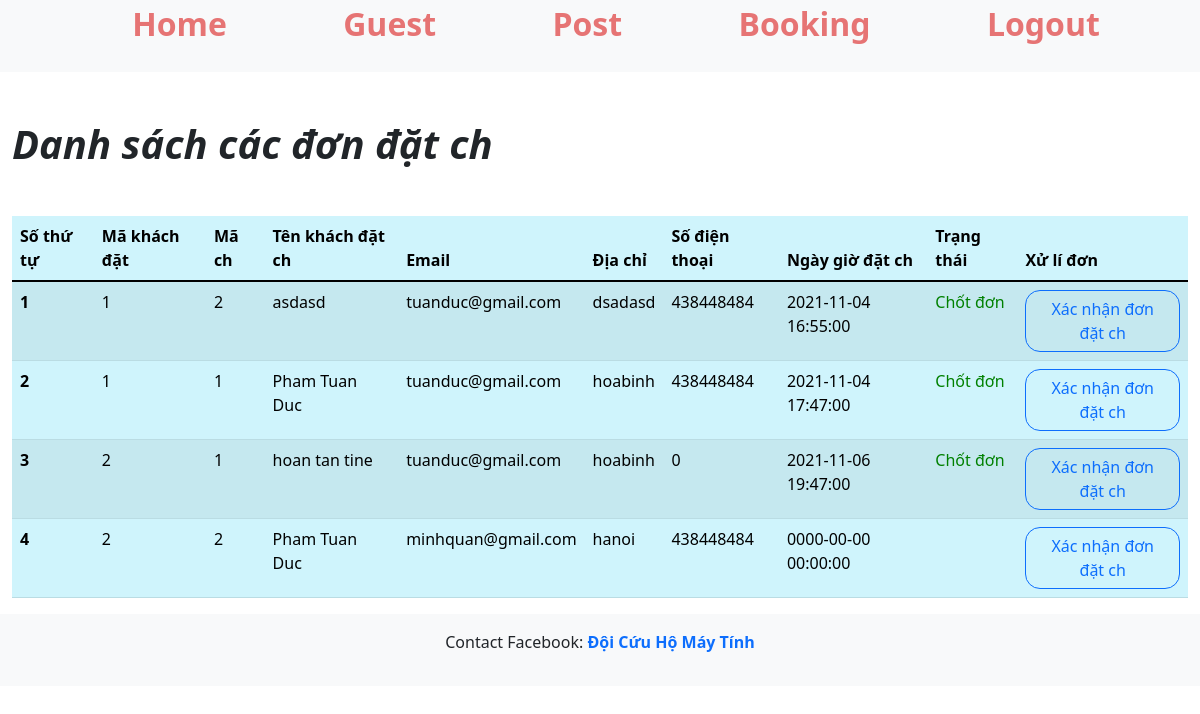
Screenshot of /admin/mana_bookingch.php with the database file from the repository.
### tables this page shows
CREATE TABLE `booking_ch` (
  `booking_id` int(11) NOT NULL,
  `ch_id` int(11) DEFAULT NULL,
  `guest_id` int(11) NOT NULL,
  `booking_day` datetime NOT NULL,
  `booking_guest_name` varchar(100) NOT NULL,
  `booking_guest_address` varchar(100) NOT NULL,
  `booking_guest_email` varchar(100) NOT NULL,
  `booking_guest_number` int(50) NOT NULL,
  `booking_status` varchar(30) NOT NULL
);

### admin/mana_bookingch.php (the view, shortened to what this page needs)
<?php
include('../config/adminheader.php');
include('../config/constant_admin.php');
?>
<div class="container-fluid">
    <h1 class="fw-bold my-5 fst-italic"> Danh sách các đơn đặt ch </h1>
    <table class="table table-info table-striped">
  <thead>
        <tr>
        <th scope="col">Số thứ tự</th>
        <th scope="col">Mã khách đặt</th>
        <th scope="col">Mã ch</th>
        <th scope="col">Tên khách đặt ch</th>
        <th scope="col">Email</th>
        <th scope="col">Địa chỉ</th>
        <th scope="col">Số điện thoại</th>
        <th scope="col">Ngày giờ đặt ch</th>
        <th scope="col">Trạng thái</th>
        <th scope="col">Xử lí đơn</th>
        </tr>
    </thead>
  <tbody>
    <?php
    $sql = "SELECT *FROM booking_ch";
    $result = mysqli_query($conn,$sql);
    if(mysqli_num_rows($result) > 0){
        $i = 1;
        while($row = mysqli_fetch_assoc($result)){
          $booking_id = $row['booking_id'];
          $guest_id = $row['guest_id'];
          $ch_id = $row['ch_id'];
          $booking_guest_name = $row['booking_guest_name'];
          $booking_guest_email = $row['booking_guest_email'];
          $booking_guest_address =  $row ['booking_guest_address'];
          $booking_guest_number = $row['booking_guest_number'];
          $booking_day = $row['booking_day'];
          $booking_status = $row['booking_status'];
    ?>
     <tr>
      <th scope="row"><?php echo $i ?></th>
      <td><?php echo $ch_id?></td>
      <td><?php echo $guest_id?></td>
      <td><?php echo $booking_guest_name?></td>
      <td><?php echo $booking_guest_email?></td>
      <td><?php echo $booking_guest_address?></td>
      <td><?php echo $booking_guest_number?></td>
      <td><?php echo $booking_day?></td>
      <td>
        <?php
        if($booking_status == "Chốt đơn")
        {
          echo "<label style= 'color: green;'> $booking_status</label>";
        }elseif($booking_status == "Hủy đơn")
        {
           echo "<label style= 'color: red;'> $booking_status</label>";
        }
        ?>
      </td>
      <td>
            <a href="report.php?booking_id=<?php echo $booking_id ?>" class="btn btn-outline-primary"> Xác nhận đơn đặt ch </a>
      </td>
    </tr>
    <?php
    $i++;
        }
    }
    ?>
  </tbody>
</table>
</div>
<?php
include('../config/adminfooter.php')
?>

### css/admin.css (style rules this page uses)
a { text-decoration: none; }
.btn { border-radius: 15px; }

### rows the page displays
booking_ch: ch "1", guest "2", booking_guest_name "asdasd", booking_guest_email "tuanduc@gmail.com", booking_guest_address "dsadasd", booking_guest_number "438448484", booking_day "2021-11-04 16:55:00", booking_status "Chốt đơn"
booking_ch: ch "1", guest "1", booking_guest_name "Pham Tuan Duc", booking_guest_email "tuanduc@gmail.com", booking_guest_address "hoabinh", booking_guest_number "438448484", booking_day "2021-11-04 17:47:00", booking_status "Chốt đơn"
booking_ch: ch "2", guest "1", booking_guest_name "hoan tan tine", booking_guest_email "tuanduc@gmail.com", booking_guest_address "hoabinh", booking_guest_number "0", booking_day "2021-11-06 19:47:00", booking_status "Chốt đơn"
booking_ch: ch "2", guest "2", booking_guest_name "Pham Tuan Duc", booking_guest_email "minhquan@gmail.com", booking_guest_address "hanoi", booking_guest_number "438448484", booking_day "0000-00-00 00:00:00"
